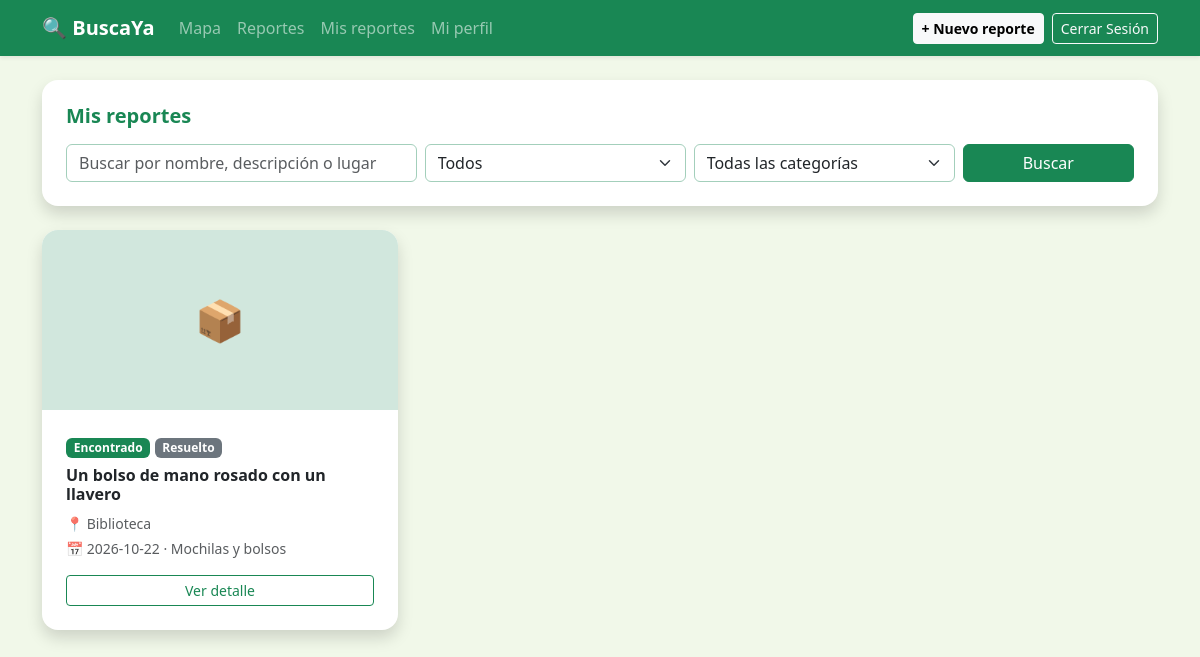
The app's page /reportes?mios=1 (signed in) with its own data.
### tables this page shows
CREATE TABLE reportes (
            id INTEGER PRIMARY KEY AUTOINCREMENT,
            usuario_id INTEGER NOT NULL,
            tipo TEXT NOT NULL CHECK (tipo IN ('perdido', 'encontrado')),
            titulo TEXT NOT NULL,
            descripcion TEXT,
            categoria TEXT,
            lugar TEXT,
            latitud REAL NOT NULL,
            longitud REAL NOT NULL,
            fecha TEXT NOT NULL,
            foto TEXT,
            estado TEXT NOT NULL DEFAULT 'activo',
            creado_en TEXT NOT NULL DEFAULT CURRENT_TIMESTAMP,
            FOREIGN KEY (usuario_id) REFERENCES usuarios (id)
        );

### reportes.py (the view)
@reportes_bp.route('/reportes')
@login_requerido
def lista():
    tipo = request.args.get('tipo', '')
    categoria = request.args.get('categoria', '')
    q = request.args.get('q', '').strip()
    mios = request.args.get('mios') == '1'
    sql = '''SELECT r.*, u.nombre AS autor FROM reportes r
             JOIN usuarios u ON u.id = r.usuario_id WHERE 1=1'''
    params = []
    if mios:
        sql += " AND r.usuario_id = ?"
        params.append(session['usuario_id'])
    else:
        sql += " AND r.estado = 'activo'"
    if tipo in ('perdido', 'encontrado'):
        sql += " AND r.tipo = ?"
        params.append(tipo)
    if categoria in CATEGORIAS:
        sql += " AND r.categoria = ?"
        params.append(categoria)
    if q:
        sql += " AND (r.titulo LIKE ? OR r.descripcion LIKE ? OR r.lugar LIKE ?)"
        params += [f"%{q}%"] * 3
    sql += " ORDER BY r.creado_en DESC"
    conn = get_db()
    reportes = conn.execute(sql, params).fetchall()
    conn.close()
    return render_template('reportes.html', reportes=reportes, categorias=CATEGORIAS,
                           tipo=tipo, categoria=categoria, q=q, mios=mios)

### reportes.py (called while the page is built)
def get_db():
    conn = sqlite3.connect(DATABASE_PATH)
    conn.row_factory = sqlite3.Row
    return conn

def login_requerido(f):
    @wraps(f)
    def decorada(*args, **kwargs):
        if 'usuario_id' not in session:
            flash('Inicia sesión para continuar.', 'danger')
            return redirect(url_for('login'))
        return f(*args, **kwargs)
    return decorada

### templates/reportes.html (shortened to what this page needs)
<!DOCTYPE html>
<html lang="es">
<head>
    <link href="https://cdn.jsdelivr.net/npm/bootstrap@5.3.3/dist/css/bootstrap.min.css" rel="stylesheet">
</head>
<body style="background-color: #f1f8e9;">
    {% include '_navbar.html' %}
    <div class="container mb-5">
        <div class="card shadow border-0 rounded-4 mb-4">
            <div class="card-body p-4">
                <h5 class="fw-bold text-success mb-3">{{ 'Mis reportes' if mios else 'Objetos perdidos y encontrados' }}</h5>
                <form method="GET" action="/reportes" class="row g-2">
                    <div class="col-12 col-md-4">
                        <input type="text" name="q" value="{{ q }}" class="form-control border-success-subtle" placeholder="Buscar por nombre, descripción o lugar">
                    </div>
                    <div class="col-6 col-md-3">
                        <select name="tipo" class="form-select border-success-subtle">
                            <option value="">Todos</option>
                        </select>
                    </div>
                    <div class="col-6 col-md-3">
                        <select name="categoria" class="form-select border-success-subtle">
                            <option value="">Todas las categorías</option>
                        </select>
                    </div>
                    <div class="col-12 col-md-2">
                        <button type="submit" class="btn btn-success w-100">Buscar</button>
                    </div>
                </form>
            </div>
        </div>
        {% if reportes %}
        <div class="row g-4">
            {% for r in reportes %}
            <div class="col-12 col-md-6 col-lg-4">
                <div class="card shadow border-0 rounded-4 h-100 overflow-hidden">
                    {% if r['foto'] %}
                        <img src="{{ url_for('static', filename='uploads/' ~ r['foto']) }}" class="card-img-top" alt="{{ r['titulo'] }}" style="height: 180px; object-fit: cover;">
                    {% else %}
                        <div class="d-flex align-items-center justify-content-center bg-success-subtle text-success fs-1" style="height: 180px;">📦</div>
                    {% endif %}
                    <div class="card-body p-4 d-flex flex-column">
                        <div class="mb-2">
                            <span class="badge {{ 'bg-danger' if r['tipo'] == 'perdido' else 'bg-success' }}">{{ 'Perdido' if r['tipo'] == 'perdido' else 'Encontrado' }}</span>
                            {% if r['estado'] == 'resuelto' %}<span class="badge bg-secondary">Resuelto</span>{% endif %}
                        </div>
                        <h6 class="fw-bold text-dark">{{ r['titulo'] }}</h6>
                        <p class="text-muted small mb-1">📍 {{ r['lugar'] or 'Ver en el mapa' }}</p>
                        <p class="text-muted small mb-3">📅 {{ r['fecha'] }} · {{ r['categoria'] }}</p>
                        <a href="/reportes/{{ r['id'] }}" class="btn btn-outline-success btn-sm mt-auto">Ver detalle</a>
                    </div>
                </div>
            </div>
            {% endfor %}
        </div>
        {% endif %}
    </div>
</body>
</html>

### records on screen
reportes: tipo "Encontrado", estado "Resuelto", titulo "Un bolso de mano rosado con un llavero", lugar "Biblioteca", fecha "2026-10-22", categoria "Mochilas y bolsos"

### other values on screen
{{ 'Mis reportes' if mios else 'Objetos perdidos y encontrados' }} "Mis reportes"
